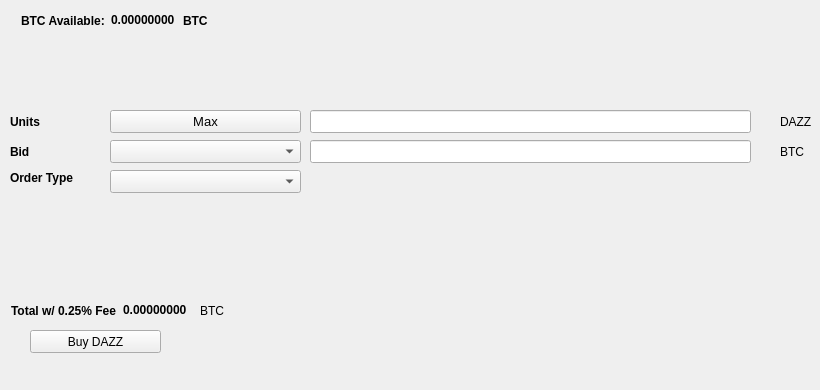
   <widget class="QWidget" name="BuyTab">
    <attribute name="title">
     <string>Buy</string>
    </attribute>
    <widget class="QPushButton" name="BuyDAZZ">
     <property name="geometry">
      <rect>
       <x>30</x>
       <y>330</y>
       <width>131</width>
       <height>23</height>
      </rect>
     </property>
     <property name="text">
      <string>Buy DAZZ</string>
     </property>
     <property name="icon">
      <iconset resource="../dazzling.qrc">
       <normaloff>:/icons/bitcoin</normaloff>:/icons/bitcoin</iconset>
     </property>
    </widget>
    <widget class="QLabel" name="label_3">
     <property name="geometry">
      <rect>
       <x>10</x>
       <y>110</y>
       <width>46</width>
       <height>23</height>
      </rect>
     </property>
     <property name="font">
      <font>
       <weight>75</weight>
       <bold>true</bold>
      </font>
     </property>
     <property name="text">
      <string>Units</string>
     </property>
    </widget>
    <widget class="QLineEdit" name="UnitsInput">
     <property name="geometry">
      <rect>
       <x>310</x>
       <y>110</y>
       <width>441</width>
       <height>23</height>
      </rect>
     </property>
     <property name="font">
      <font>
       <pointsize>9</pointsize>
       <weight>75</weight>
       <bold>true</bold>
      </font>
     </property>
    </widget>
    <widget class="QLineEdit" name="BuyBidPriceEdit">
     <property name="geometry">
      <rect>
       <x>310</x>
       <y>140</y>
       <width>441</width>
       <height>23</height>
      </rect>
     </property>
     <property name="font">
      <font>
       <pointsize>9</pointsize>
       <weight>75</weight>
       <bold>true</bold>
      </font>
     </property>
    </widget>
    <widget class="QLabel" name="label_4">
     <property name="geometry">
      <rect>
       <x>780</x>
       <y>110</y>
       <width>31</width>
       <height>23</height>
      </rect>
     </property>
     <property name="text">
      <string>DAZZ</string>
     </property>
    </widget>
    <widget class="QLabel" name="label_5">
     <property name="geometry">
      <rect>
       <x>780</x>
       <y>140</y>
       <width>31</width>
       <height>23</height>
      </rect>
     </property>
     <property name="text">
      <string>BTC</string>
     </property>
    </widget>
    <widget class="QLabel" name="label_6">
     <property name="geometry">
      <rect>
       <x>10</x>
       <y>140</y>
       <width>46</width>
       <height>23</height>
      </rect>
     </property>
     <property name="font">
      <font>
       <weight>75</weight>
       <bold>true</bold>
      </font>
     </property>
     <property name="text">
      <string>Bid</string>
     </property>
    </widget>
    <widget class="QLabel" name="label_7">
     <property name="geometry">
      <rect>
       <x>10</x>
       <y>170</y>
       <width>91</width>
       <height>16</height>
      </rect>
     </property>
     <property name="font">
      <font>
       <weight>75</weight>
       <bold>true</bold>
      </font>
     </property>
     <property name="text">
      <string>Order Type</string>
     </property>
    </widget>
    <widget class="QPushButton" name="Buy_Max_Amount">
     <property name="geometry">
      <rect>
       <x>110</x>
       <y>110</y>
       <width>191</width>
       <height>23</height>
      </rect>
     </property>
     <property name="font">
      <font>
       <pointsize>10</pointsize>
      </font>
     </property>
     <property name="text">
      <string>Max</string>
     </property>
    </widget>
    <widget class="QComboBox" name="BuyBidcomboBox">
     <property name="geometry">
      <rect>
       <x>110</x>
       <y>140</y>
       <width>191</width>
       <height>23</height>
      </rect>
     </property>
     <property name="font">
      <font>
       <pointsize>10</pointsize>
      </font>
     </property>
    </widget>
    <widget class="QComboBox" name="buyOrdertypeCombo">
     <property name="geometry">
      <rect>
       <x>110</x>
       <y>170</y>
       <width>191</width>
       <height>23</height>
      </rect>
     </property>
     <property name="font">
      <font>
       <pointsize>10</pointsize>
      </font>
     </property>
    </widget>
    <widget class="QWidget" name="layoutWidget1">
     <property name="geometry">
      <rect>
       <x>21</x>
       <y>11</y>
       <width>227</width>
       <height>19</height>
      </rect>
     </property>
     <layout class="QHBoxLayout" name="horizontalLayout_3">
      <item>
       <widget class="QLabel" name="label232">
        <property name="font">
         <font>
          <weight>75</weight>
          <bold>true</bold>
         </font>
        </property>
        <property name="text">
         <string>BTC Available:</string>
        </property>
       </widget>
      </item>
      <item>
       <widget class="QLabel" name="BtcAvailableLbl">
        <property name="palette">
         <palette>
          <active>
           <colorrole role="WindowText">
            <brush brushstyle="SolidPattern">
             <color alpha="255">
              <red>0</red>
              <green>0</green>
              <blue>0</blue>
             </color>
            </brush>
           </colorrole>
           <colorrole role="Button">
            <brush brushstyle="SolidPattern">
             <color alpha="255">
              <red>0</red>
              <green>170</green>
              <blue>0</blue>
             </color>
            </brush>
           </colorrole>
           <colorrole role="Light">
            <brush brushstyle="SolidPattern">
             <color alpha="255">
              <red>0</red>
              <green>255</green>
              <blue>0</blue>
             </color>
            </brush>
           </colorrole>
           <colorrole role="Midlight">
            <brush brushstyle="SolidPattern">
             <color alpha="255">
              <red>0</red>
              <green>212</green>
              <blue>0</blue>
             </color>
            </brush>
           </colorrole>
           <colorrole role="Dark">
            <brush brushstyle="SolidPattern">
             <color alpha="255">
              <red>0</red>
              <green>85</green>
              <blue>0</blue>
             </color>
            </brush>
           </colorrole>
           <colorrole role="Mid">
            <brush brushstyle="SolidPattern">
             <color alpha="255">
              <red>0</red>
              <green>113</green>
              <blue>0</blue>
             </color>
            </brush>
           </colorrole>
           <colorrole role="Text">
            <brush brushstyle="SolidPattern">
             <color alpha="255">
              <red>0</red>
              <green>170</green>
              <blue>0</blue>
             </color>
            </brush>
           </colorrole>
           <colorrole role="BrightText">
            <brush brushstyle="SolidPattern">
             <color alpha="255">
              <red>255</red>
              <green>255</green>
              <blue>255</blue>
             </color>
            </brush>
           </colorrole>
           <colorrole role="ButtonText">
            <brush brushstyle="SolidPattern">
             <color alpha="255">
              <red>0</red>
              <green>0</green>
              <blue>0</blue>
             </color>
            </brush>
           </colorrole>
           <colorrole role="Base">
            <brush brushstyle="SolidPattern">
             <color alpha="255">
              <red>255</red>
              <green>255</green>
              <blue>255</blue>
             </color>
            </brush>
           </colorrole>
           <colorrole role="Window">
            <brush brushstyle="SolidPattern">
             <color alpha="255">
              <red>0</red>
              <green>170</green>
              <blue>0</blue>
             </color>
            </brush>
           </colorrole>
           <colorrole role="Shadow">
            <brush brushstyle="SolidPattern">
             <color alpha="255">
              <red>0</red>
              <green>0</green>
              <blue>0</blue>
             </color>
            </brush>
           </colorrole>
           <colorrole role="AlternateBase">
            <brush brushstyle="SolidPattern">
             <color alpha="255">
              <red>127</red>
              <green>212</green>
              <blue>127</blue>
             </color>
            </brush>
           </colorrole>
           <colorrole role="ToolTipBase">
            <brush brushstyle="SolidPattern">
             <color alpha="255">
              <red>255</red>
              <green>255</green>
              <blue>220</blue>
             </color>
            </brush>
           </colorrole>
           <colorrole role="ToolTipText">
            <brush brushstyle="SolidPattern">
             <color alpha="255">
              <red>0</red>
              <green>0</green>
              <blue>0</blue>
             </color>
            </brush>
           </colorrole>
          </active>
          <inactive>
           <colorrole role="WindowText">
            <brush brushstyle="SolidPattern">
             <color alpha="255">
              <red>0</red>
              <green>0</green>
              <blue>0</blue>
             </color>
            </brush>
           </colorrole>
           <colorrole role="Button">
            <brush brushstyle="SolidPattern">
             <color alpha="255">
              <red>0</red>
              <green>170</green>
              <blue>0</blue>
             </color>
            </brush>
           </colorrole>
           <colorrole role="Light">
            <brush brushstyle="SolidPattern">
             <color alpha="255">
              <red>0</red>
              <green>255</green>
              <blue>0</blue>
             </color>
            </brush>
           </colorrole>
           <colorrole role="Midlight">
            <brush brushstyle="SolidPattern">
             <color alpha="255">
              <red>0</red>
              <green>212</green>
              <blue>0</blue>
             </color>
            </brush>
           </colorrole>
           <colorrole role="Dark">
            <brush brushstyle="SolidPattern">
             <color alpha="255">
              <red>0</red>
              <green>85</green>
              <blue>0</blue>
             </color>
            </brush>
           </colorrole>
           <colorrole role="Mid">
            <brush brushstyle="SolidPattern">
             <color alpha="255">
              <red>0</red>
              <green>113</green>
              <blue>0</blue>
             </color>
            </brush>
           </colorrole>
           <colorrole role="Text">
            <brush brushstyle="SolidPattern">
             <color alpha="255">
              <red>0</red>
              <green>170</green>
              <blue>0</blue>
             </color>
            </brush>
           </colorrole>
           <colorrole role="BrightText">
            <brush brushstyle="SolidPattern">
             <color alpha="255">
              <red>255</red>
              <green>255</green>
              <blue>255</blue>
             </color>
            </brush>
           </colorrole>
           <colorrole role="ButtonText">
            <brush brushstyle="SolidPattern">
             <color alpha="255">
              <red>0</red>
              <green>0</green>
              <blue>0</blue>
             </color>
            </brush>
           </colorrole>
           <colorrole role="Base">
            <brush brushstyle="SolidPattern">
             <color alpha="255">
              <red>255</red>
              <green>255</green>
              <blue>255</blue>
             </color>
            </brush>
           </colorrole>
           <colorrole role="Window">
            <brush brushstyle="SolidPattern">
             <color alpha="255">
              <red>0</red>
              <green>170</green>
              <blue>0</blue>
             </color>
            </brush>
           </colorrole>
           <colorrole role="Shadow">
            <brush brushstyle="SolidPattern">
             <color alpha="255">
              <red>0</red>
              <green>0</green>
              <blue>0</blue>
             </color>
            </brush>
           </colorrole>
           <colorrole role="AlternateBase">
            <brush brushstyle="SolidPattern">
             <color alpha="255">
              <red>127</red>
              <green>212</green>
              <blue>127</blue>
             </color>
            </brush>
           </colorrole>
           <colorrole role="ToolTipBase">
            <brush brushstyle="SolidPattern">
             <color alpha="255">
              <red>255</red>
              <green>255</green>
              <blue>220</blue>
             </color>
            </brush>
           </colorrole>
           <colorrole role="ToolTipText">
            <brush brushstyle="SolidPattern">
             <color alpha="255">
              <red>0</red>
              <green>0</green>
              <blue>0</blue>
             </color>
            </brush>
           </colorrole>
          </inactive>
          <disabled>
           <colorrole role="WindowText">
            <brush brushstyle="SolidPattern">
             <color alpha="255">
              <red>0</red>
              <green>85</green>
              <blue>0</blue>
             </color>
            </brush>
           </colorrole>
           <colorrole role="Button">
            <brush brushstyle="SolidPattern">
             <color alpha="255">
              <red>0</red>
              <green>170</green>
              <blue>0</blue>
             </color>
            </brush>
           </colorrole>
           <colorrole role="Light">
            <brush brushstyle="SolidPattern">
             <color alpha="255">
              <red>0</red>
              <green>255</green>
              <blue>0</blue>
             </color>
            </brush>
           </colorrole>
           <colorrole role="Midlight">
            <brush brushstyle="SolidPattern">
             <color alpha="255">
              <red>0</red>
              <green>212</green>
              <blue>0</blue>
             </color>
            </brush>
           </colorrole>
           <colorrole role="Dark">
            <brush brushstyle="SolidPattern">
             <color alpha="255">
              <red>0</red>
              <green>85</green>
              <blue>0</blue>
             </color>
            </brush>
           </colorrole>
           <colorrole role="Mid">
            <brush brushstyle="SolidPattern">
             <color alpha="255">
              <red>0</red>
              <green>113</green>
              <blue>0</blue>
             </color>
            </brush>
           </colorrole>
           <colorrole role="Text">
            <brush brushstyle="SolidPattern">
             <color alpha="255">
              <red>0</red>
              <green>85</green>
              <blue>0</blue>
             </color>
            </brush>
           </colorrole>
           <colorrole role="BrightText">
            <brush brushstyle="SolidPattern">
             <color alpha="255">
              <red>255</red>
              <green>255</green>
              <blue>255</blue>
             </color>
            </brush>
           </colorrole>
           <colorrole role="ButtonText">
            <brush brushstyle="SolidPattern">
             <color alpha="255">
              <red>0</red>
              <green>85</green>
              <blue>0</blue>
             </color>
            </brush>
           </colorrole>
           <colorrole role="Base">
            <brush brushstyle="SolidPattern">
             <color alpha="255">
              <red>0</red>
              <green>170</green>
              <blue>0</blue>
             </color>
            </brush>
           </colorrole>
           <colorrole role="Window">
            <brush brushstyle="SolidPattern">
             <color alpha="255">
              <red>0</red>
              <green>170</green>
              <blue>0</blue>
             </color>
            </brush>
           </colorrole>
           <colorrole role="Shadow">
            <brush brushstyle="SolidPattern">
             <color alpha="255">
              <red>0</red>
              <green>0</green>
              <blue>0</blue>
             </color>
            </brush>
           </colorrole>
           <colorrole role="AlternateBase">
            <brush brushstyle="SolidPattern">
             <color alpha="255">
              <red>0</red>
              <green>170</green>
              <blue>0</blue>
             </color>
            </brush>
           </colorrole>
           <colorrole role="ToolTipBase">
            <brush brushstyle="SolidPattern">
             <color alpha="255">
              <red>255</red>
              <green>255</green>
              <blue>220</blue>
             </color>
            </brush>
           </colorrole>
           <colorrole role="ToolTipText">
            <brush brushstyle="SolidPattern">
             <color alpha="255">
              <red>0</red>
              <green>0</green>
              <blue>0</blue>
             </color>
            </brush>
           </colorrole>
          </disabled>
         </palette>
        </property>
        <property name="font">
         <font>
          <weight>75</weight>
          <bold>true</bold>
         </font>
        </property>
        <property name="text">
         <string>0.00000000</string>
        </property>
        <property name="textInteractionFlags">
         <set>Qt::LinksAccessibleByMouse|Qt::TextSelectableByKeyboard|Qt::TextSelectableByMouse</set>
        </property>
       </widget>
      </item>
      <item>
       <widget class="QLabel" name="BtcAvailableLbl_2">
        <property name="font">
         <font>
          <weight>75</weight>
          <bold>true</bold>
         </font>
        </property>
        <property name="text">
         <string>BTC</string>
        </property>
       </widget>
      </item>
     </layout>
    </widget>
    <widget class="QWidget" name="layoutWidge2">
     <property name="geometry">
      <rect>
       <x>11</x>
       <y>301</y>
       <width>259</width>
       <height>19</height>
      </rect>
     </property>
     <layout class="QHBoxLayout" name="horizontalLayout_4">
      <item>
       <widget class="QLabel" name="label_9">
        <property name="font">
         <font>
          <weight>75</weight>
          <bold>true</bold>
         </font>
        </property>
        <property name="text">
         <string>Total w/ 0.25% Fee</string>
        </property>
       </widget>
      </item>
      <item>
       <widget class="QLabel" name="BuyCostLabel">
        <property name="palette">
         <palette>
          <active>
           <colorrole role="WindowText">
            <brush brushstyle="SolidPattern">
             <color alpha="255">
              <red>0</red>
              <green>0</green>
              <blue>0</blue>
             </color>
            </brush>
           </colorrole>
           <colorrole role="Button">
            <brush brushstyle="SolidPattern">
             <color alpha="255">
              <red>0</red>
              <green>170</green>
              <blue>0</blue>
             </color>
            </brush>
           </colorrole>
           <colorrole role="Light">
            <brush brushstyle="SolidPattern">
             <color alpha="255">
              <red>0</red>
              <green>255</green>
              <blue>0</blue>
             </color>
            </brush>
           </colorrole>
           <colorrole role="Midlight">
            <brush brushstyle="SolidPattern">
             <color alpha="255">
              <red>0</red>
              <green>212</green>
              <blue>0</blue>
             </color>
            </brush>
           </colorrole>
           <colorrole role="Dark">
            <brush brushstyle="SolidPattern">
             <color alpha="255">
              <red>0</red>
              <green>85</green>
              <blue>0</blue>
             </color>
            </brush>
           </colorrole>
           <colorrole role="Mid">
            <brush brushstyle="SolidPattern">
             <color alpha="255">
              <red>0</red>
              <green>113</green>
              <blue>0</blue>
             </color>
            </brush>
           </colorrole>
           <colorrole role="Text">
            <brush brushstyle="SolidPattern">
             <color alpha="255">
              <red>0</red>
              <green>170</green>
              <blue>0</blue>
             </color>
            </brush>
           </colorrole>
           <colorrole role="BrightText">
            <brush brushstyle="SolidPattern">
             <color alpha="255">
              <red>255</red>
              <green>255</green>
              <blue>255</blue>
             </color>
            </brush>
           </colorrole>
           <colorrole role="ButtonText">
            <brush brushstyle="SolidPattern">
             <color alpha="255">
              <red>0</red>
              <green>0</green>
              <blue>0</blue>
             </color>
            </brush>
           </colorrole>
           <colorrole role="Base">
            <brush brushstyle="SolidPattern">
             <color alpha="255">
              <red>255</red>
              <green>255</green>
              <blue>255</blue>
             </color>
            </brush>
           </colorrole>
           <colorrole role="Window">
            <brush brushstyle="SolidPattern">
             <color alpha="255">
              <red>0</red>
              <green>170</green>
              <blue>0</blue>
             </color>
            </brush>
           </colorrole>
           <colorrole role="Shadow">
            <brush brushstyle="SolidPattern">
             <color alpha="255">
              <red>0</red>
              <green>0</green>
              <blue>0</blue>
             </color>
            </brush>
           </colorrole>
           <colorrole role="AlternateBase">
            <brush brushstyle="SolidPattern">
             <color alpha="255">
              <red>127</red>
              <green>212</green>
              <blue>127</blue>
             </color>
            </brush>
           </colorrole>
           <colorrole role="ToolTipBase">
            <brush brushstyle="SolidPattern">
             <color alpha="255">
              <red>255</red>
              <green>255</green>
              <blue>220</blue>
             </color>
            </brush>
           </colorrole>
           <colorrole role="ToolTipText">
            <brush brushstyle="SolidPattern">
             <color alpha="255">
              <red>0</red>
              <green>0</green>
              <blue>0</blue>
             </color>
            </brush>
           </colorrole>
          </active>
          <inactive>
           <colorrole role="WindowText">
            <brush brushstyle="SolidPattern">
             <color alpha="255">
              <red>0</red>
              <green>0</green>
              <blue>0</blue>
             </color>
            </brush>
           </colorrole>
           <colorrole role="Button">
            <brush brushstyle="SolidPattern">
             <color alpha="255">
              <red>0</red>
              <green>170</green>
              <blue>0</blue>
             </color>
            </brush>
           </colorrole>
           <colorrole role="Light">
            <brush brushstyle="SolidPattern">
             <color alpha="255">
              <red>0</red>
              <green>255</green>
              <blue>0</blue>
             </color>
            </brush>
           </colorrole>
           <colorrole role="Midlight">
            <brush brushstyle="SolidPattern">
             <color alpha="255">
              <red>0</red>
              <green>212</green>
              <blue>0</blue>
             </color>
            </brush>
           </colorrole>
           <colorrole role="Dark">
            <brush brushstyle="SolidPattern">
             <color alpha="255">
              <red>0</red>
              <green>85</green>
              <blue>0</blue>
             </color>
            </brush>
           </colorrole>
           <colorrole role="Mid">
            <brush brushstyle="SolidPattern">
             <color alpha="255">
              <red>0</red>
              <green>113</green>
              <blue>0</blue>
             </color>
            </brush>
           </colorrole>
           <colorrole role="Text">
            <brush brushstyle="SolidPattern">
             <color alpha="255">
              <red>0</red>
              <green>170</green>
              <blue>0</blue>
             </color>
            </brush>
           </colorrole>
           <colorrole role="BrightText">
            <brush brushstyle="SolidPattern">
             <color alpha="255">
              <red>255</red>
              <green>255</green>
              <blue>255</blue>
             </color>
            </brush>
           </colorrole>
           <colorrole role="ButtonText">
            <brush brushstyle="SolidPattern">
             <color alpha="255">
              <red>0</red>
              <green>0</green>
              <blue>0</blue>
             </color>
            </brush>
           </colorrole>
           <colorrole role="Base">
            <brush brushstyle="SolidPattern">
             <color alpha="255">
              <red>255</red>
              <green>255</green>
              <blue>255</blue>
             </color>
            </brush>
           </colorrole>
           <colorrole role="Window">
            <brush brushstyle="SolidPattern">
             <color alpha="255">
              <red>0</red>
              <green>170</green>
              <blue>0</blue>
             </color>
            </brush>
           </colorrole>
           <colorrole role="Shadow">
            <brush brushstyle="SolidPattern">
             <color alpha="255">
              <red>0</red>
              <green>0</green>
              <blue>0</blue>
             </color>
            </brush>
           </colorrole>
           <colorrole role="AlternateBase">
            <brush brushstyle="SolidPattern">
             <color alpha="255">
              <red>127</red>
              <green>212</green>
              <blue>127</blue>
             </color>
            </brush>
           </colorrole>
           <colorrole role="ToolTipBase">
            <brush brushstyle="SolidPattern">
             <color alpha="255">
              <red>255</red>
              <green>255</green>
              <blue>220</blue>
             </color>
            </brush>
           </colorrole>
           <colorrole role="ToolTipText">
            <brush brushstyle="SolidPattern">
             <color alpha="255">
              <red>0</red>
              <green>0</green>
              <blue>0</blue>
             </color>
            </brush>
           </colorrole>
          </inactive>
          <disabled>
           <colorrole role="WindowText">
            <brush brushstyle="SolidPattern">
             <color alpha="255">
              <red>0</red>
              <green>85</green>
              <blue>0</blue>
             </color>
            </brush>
           </colorrole>
           <colorrole role="Button">
            <brush brushstyle="SolidPattern">
             <color alpha="255">
              <red>0</red>
              <green>170</green>
              <blue>0</blue>
             </color>
            </brush>
           </colorrole>
           <colorrole role="Light">
            <brush brushstyle="SolidPattern">
             <color alpha="255">
              <red>0</red>
              <green>255</green>
              <blue>0</blue>
             </color>
            </brush>
           </colorrole>
           <colorrole role="Midlight">
            <brush brushstyle="SolidPattern">
             <color alpha="255">
              <red>0</red>
              <green>212</green>
              <blue>0</blue>
             </color>
            </brush>
           </colorrole>
           <colorrole role="Dark">
            <brush brushstyle="SolidPattern">
             <color alpha="255">
              <red>0</red>
              <green>85</green>
              <blue>0</blue>
             </color>
            </brush>
           </colorrole>
           <colorrole role="Mid">
            <brush brushstyle="SolidPattern">
             <color alpha="255">
              <red>0</red>
              <green>113</green>
              <blue>0</blue>
             </color>
            </brush>
           </colorrole>
           <colorrole role="Text">
            <brush brushstyle="SolidPattern">
             <color alpha="255">
              <red>0</red>
              <green>85</green>
              <blue>0</blue>
             </color>
            </brush>
           </colorrole>
           <colorrole role="BrightText">
            <brush brushstyle="SolidPattern">
             <color alpha="255">
              <red>255</red>
              <green>255</green>
              <blue>255</blue>
             </color>
            </brush>
           </colorrole>
           <colorrole role="ButtonText">
            <brush brushstyle="SolidPattern">
             <color alpha="255">
              <red>0</red>
              <green>85</green>
              <blue>0</blue>
             </color>
            </brush>
           </colorrole>
           <colorrole role="Base">
            <brush brushstyle="SolidPattern">
             <color alpha="255">
              <red>0</red>
              <green>170</green>
              <blue>0</blue>
             </color>
            </brush>
           </colorrole>
           <colorrole role="Window">
            <brush brushstyle="SolidPattern">
             <color alpha="255">
              <red>0</red>
              <green>170</green>
              <blue>0</blue>
             </color>
            </brush>
           </colorrole>
           <colorrole role="Shadow">
            <brush brushstyle="SolidPattern">
             <color alpha="255">
              <red>0</red>
              <green>0</green>
              <blue>0</blue>
             </color>
            </brush>
           </colorrole>
           <colorrole role="AlternateBase">
            <brush brushstyle="SolidPattern">
             <color alpha="255">
              <red>0</red>
              <green>170</green>
              <blue>0</blue>
             </color>
            </brush>
           </colorrole>
           <colorrole role="ToolTipBase">
            <brush brushstyle="SolidPattern">
             <color alpha="255">
              <red>255</red>
              <green>255</green>
              <blue>220</blue>
             </color>
            </brush>
           </colorrole>
           <colorrole role="ToolTipText">
            <brush brushstyle="SolidPattern">
             <color alpha="255">
              <red>0</red>
              <green>0</green>
              <blue>0</blue>
             </color>
            </brush>
           </colorrole>
          </disabled>
         </palette>
        </property>
        <property name="font">
         <font>
          <weight>75</weight>
          <bold>true</bold>
         </font>
        </property>
        <property name="autoFillBackground">
         <bool>false</bool>
        </property>
        <property name="text">
         <string>0.00000000</string>
        </property>
        <property name="textInteractionFlags">
         <set>Qt::LinksAccessibleByMouse|Qt::TextSelectableByMouse</set>
        </property>
       </widget>
      </item>
      <item>
       <widget class="QLabel" name="label_10">
        <property name="font">
         <font>
          <weight>50</weight>
          <bold>false</bold>
         </font>
        </property>
        <property name="text">
         <string>BTC</string>
        </property>
       </widget>
      </item>
     </layout>
    </widget>
    <widget class="QLabel" name="label_24">
     <property name="geometry">
      <rect>
       <x>460</x>
       <y>300</y>
       <width>281</width>
       <height>81</height>
      </rect>
     </property>
     <property name="text">
      <string/>
     </property>
     <property name="pixmap">
      <pixmap>:/images/bittrex</pixmap>
     </property>
    </widget>
   </widget>
